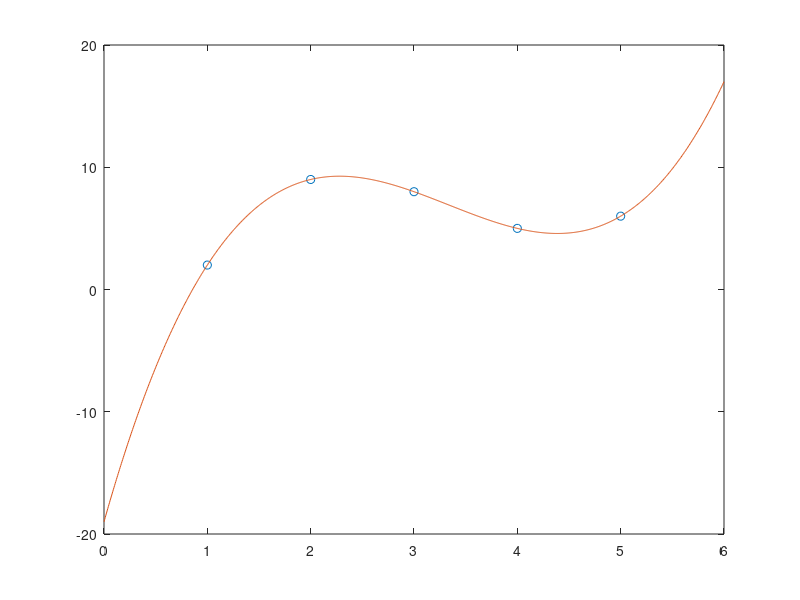

Write the MATLAB code that produced this figure.
%aprosykacja 
clear
clc
st=3;
x = [1 2 3 4 5];
y = [2 9 8 5 6];
my=y';
mx=zeros(length(x),st+1);
for i=1:st+1
    mx(:,i)=x.^(i-1);
end 
A=inv(mx'*mx)*mx'*my;
x1=linspace(min(x)-1,max(x)+1,1000);
y1=0;
for i=1:st+1
    y1=y1+A(i)*x1.^(i-1);
end
figure;
plot(x,y,'o')   
hold on;
plot(x1,y1)
